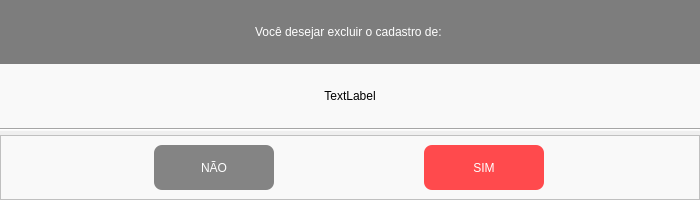
<?xml version="1.0" encoding="UTF-8"?>
<ui version="4.0">
 <class>MainWindow</class>
 <widget class="QMainWindow" name="MainWindow">
  <property name="geometry">
   <rect>
    <x>0</x>
    <y>0</y>
    <width>700</width>
    <height>200</height>
   </rect>
  </property>
  <property name="minimumSize">
   <size>
    <width>700</width>
    <height>200</height>
   </size>
  </property>
  <property name="maximumSize">
   <size>
    <width>700</width>
    <height>200</height>
   </size>
  </property>
  <property name="windowTitle">
   <string>RH - CONSULTA</string>
  </property>
  <property name="windowIcon">
   <iconset>
    <normaloff>Rrh-icon.ico</normaloff>Rrh-icon.ico</iconset>
  </property>
  <widget class="QWidget" name="centralwidget">
   <layout class="QVBoxLayout" name="verticalLayout">
    <property name="spacing">
     <number>4</number>
    </property>
    <property name="leftMargin">
     <number>0</number>
    </property>
    <property name="topMargin">
     <number>0</number>
    </property>
    <property name="rightMargin">
     <number>0</number>
    </property>
    <property name="bottomMargin">
     <number>0</number>
    </property>
    <item>
     <widget class="QFrame" name="frame_2">
      <property name="styleSheet">
       <string notr="true">background-color: rgb(249, 249, 249);</string>
      </property>
      <property name="frameShape">
       <enum>QFrame::NoFrame</enum>
      </property>
      <property name="frameShadow">
       <enum>QFrame::Raised</enum>
      </property>
      <layout class="QVBoxLayout" name="verticalLayout_2">
       <property name="spacing">
        <number>0</number>
       </property>
       <property name="leftMargin">
        <number>0</number>
       </property>
       <property name="topMargin">
        <number>0</number>
       </property>
       <property name="rightMargin">
        <number>0</number>
       </property>
       <property name="bottomMargin">
        <number>0</number>
       </property>
       <item>
        <widget class="QLabel" name="label_2">
         <property name="styleSheet">
          <string notr="true">color: rgb(255, 255, 255);
background-color: rgb(125, 125, 125);
font: 63 15pt &quot;Yu Gothic UI Semibold&quot;;</string>
         </property>
         <property name="text">
          <string>Você desejar excluir o cadastro de: </string>
         </property>
         <property name="alignment">
          <set>Qt::AlignCenter</set>
         </property>
        </widget>
       </item>
       <item>
        <widget class="QLabel" name="label_3">
         <property name="styleSheet">
          <string notr="true">text-transform: uppercase;
font: 63 12pt &quot;Yu Gothic UI Semibold&quot;;</string>
         </property>
         <property name="frameShape">
          <enum>QFrame::NoFrame</enum>
         </property>
         <property name="text">
          <string>TextLabel</string>
         </property>
         <property name="alignment">
          <set>Qt::AlignCenter</set>
         </property>
        </widget>
       </item>
       <item>
        <widget class="Line" name="line">
         <property name="orientation">
          <enum>Qt::Horizontal</enum>
         </property>
        </widget>
       </item>
      </layout>
     </widget>
    </item>
    <item>
     <widget class="QFrame" name="frame_3">
      <property name="maximumSize">
       <size>
        <width>16777215</width>
        <height>65</height>
       </size>
      </property>
      <property name="styleSheet">
       <string notr="true">background-color: rgb(249, 249, 249);</string>
      </property>
      <property name="frameShape">
       <enum>QFrame::StyledPanel</enum>
      </property>
      <property name="frameShadow">
       <enum>QFrame::Raised</enum>
      </property>
      <layout class="QHBoxLayout" name="horizontalLayout_2">
       <property name="spacing">
        <number>0</number>
       </property>
       <property name="leftMargin">
        <number>0</number>
       </property>
       <property name="topMargin">
        <number>0</number>
       </property>
       <property name="rightMargin">
        <number>0</number>
       </property>
       <property name="bottomMargin">
        <number>0</number>
       </property>
       <item>
        <widget class="QStackedWidget" name="stackedWidget">
         <property name="currentIndex">
          <number>0</number>
         </property>
         <widget class="QWidget" name="page">
          <layout class="QHBoxLayout" name="horizontalLayout">
           <item>
            <widget class="QPushButton" name="nao">
             <property name="minimumSize">
              <size>
               <width>120</width>
               <height>0</height>
              </size>
             </property>
             <property name="maximumSize">
              <size>
               <width>120</width>
               <height>50</height>
              </size>
             </property>
             <property name="styleSheet">
              <string notr="true">QPushButton{
	border-radius: 8px;
	background-color: rgb(132, 132, 132);
	color: rgb(255, 255, 255);
	font: 63 12pt &quot;Yu Gothic UI Semibold&quot;;
}
QPushButton:hover{
	background-color: rgb(152, 152, 152);
	color: rgb(255, 255, 255);
}
QPushButton:pressed{
	background-color: rgb(159, 159, 159);
	color: rgb(255, 255, 255);
}</string>
             </property>
             <property name="text">
              <string>NÃO</string>
             </property>
             <property name="autoDefault">
              <bool>false</bool>
             </property>
             <property name="default">
              <bool>false</bool>
             </property>
            </widget>
           </item>
           <item>
            <widget class="QPushButton" name="sim">
             <property name="minimumSize">
              <size>
               <width>120</width>
               <height>0</height>
              </size>
             </property>
             <property name="maximumSize">
              <size>
               <width>120</width>
               <height>50</height>
              </size>
             </property>
             <property name="styleSheet">
              <string notr="true">QPushButton{
	border-radius: 8px;
	color: rgb(255, 255, 255);
	background-color: rgb(255, 74, 77);
	font: 63 12pt &quot;Yu Gothic UI Semibold&quot;;
}
QPushButton:hover{
	background-color: rgb(255, 50, 50);
	color: rgb(255, 255, 255);
}
QPushButton:pressed{
	background-color: rgb(159, 159, 159);
	color: rgb(255, 255, 255);
}</string>
             </property>
             <property name="text">
              <string>SIM</string>
             </property>
             <property name="autoDefault">
              <bool>false</bool>
             </property>
             <property name="default">
              <bool>false</bool>
             </property>
            </widget>
           </item>
          </layout>
         </widget>
         <widget class="QWidget" name="page_2">
          <layout class="QHBoxLayout" name="horizontalLayout_3">
           <item>
            <widget class="QPushButton" name="nao_2">
             <property name="minimumSize">
              <size>
               <width>120</width>
               <height>0</height>
              </size>
             </property>
             <property name="maximumSize">
              <size>
               <width>120</width>
               <height>50</height>
              </size>
             </property>
             <property name="styleSheet">
              <string notr="true">QPushButton{
	border-radius: 8px;
	background-color: rgb(132, 132, 132);
	color: rgb(255, 255, 255);
	font: 63 12pt &quot;Yu Gothic UI Semibold&quot;;
}
QPushButton:hover{
	background-color: rgb(152, 152, 152);
	color: rgb(255, 255, 255);
}
QPushButton:pressed{
	background-color: rgb(159, 159, 159);
	color: rgb(255, 255, 255);
}</string>
             </property>
             <property name="text">
              <string>NÃO</string>
             </property>
            </widget>
           </item>
           <item>
            <widget class="QPushButton" name="sim_2">
             <property name="minimumSize">
              <size>
               <width>120</width>
               <height>0</height>
              </size>
             </property>
             <property name="maximumSize">
              <size>
               <width>120</width>
               <height>50</height>
              </size>
             </property>
             <property name="styleSheet">
              <string notr="true">QPushButton{
	border-radius: 8px;
	color: rgb(255, 255, 255);
	background-color: rgb(255, 74, 77);
	font: 63 12pt &quot;Yu Gothic UI Semibold&quot;;
}
QPushButton:hover{
	background-color: rgb(255, 50, 50);
	color: rgb(255, 255, 255);
}
QPushButton:pressed{
	background-color: rgb(159, 159, 159);
	color: rgb(255, 255, 255);
}</string>
             </property>
             <property name="text">
              <string>SIM</string>
             </property>
            </widget>
           </item>
          </layout>
         </widget>
         <widget class="QWidget" name="page_3">
          <layout class="QHBoxLayout" name="horizontalLayout_4">
           <item>
            <widget class="QPushButton" name="nao_3">
             <property name="minimumSize">
              <size>
               <width>120</width>
               <height>0</height>
              </size>
             </property>
             <property name="maximumSize">
              <size>
               <width>120</width>
               <height>50</height>
              </size>
             </property>
             <property name="styleSheet">
              <string notr="true">QPushButton{
	border-radius: 8px;
	background-color: rgb(132, 132, 132);
	color: rgb(255, 255, 255);
	font: 63 12pt &quot;Yu Gothic UI Semibold&quot;;
}
QPushButton:hover{
	background-color: rgb(152, 152, 152);
	color: rgb(255, 255, 255);
}
QPushButton:pressed{
	background-color: rgb(159, 159, 159);
	color: rgb(255, 255, 255);
}</string>
             </property>
             <property name="text">
              <string>NÃO</string>
             </property>
            </widget>
           </item>
           <item>
            <widget class="QPushButton" name="sim_3">
             <property name="minimumSize">
              <size>
               <width>120</width>
               <height>0</height>
              </size>
             </property>
             <property name="maximumSize">
              <size>
               <width>120</width>
               <height>50</height>
              </size>
             </property>
             <property name="styleSheet">
              <string notr="true">QPushButton{
	border-radius: 8px;
	color: rgb(255, 255, 255);
	background-color: rgb(255, 74, 77);
	font: 63 12pt &quot;Yu Gothic UI Semibold&quot;;
}
QPushButton:hover{
	background-color: rgb(255, 50, 50);
	color: rgb(255, 255, 255);
}
QPushButton:pressed{
	background-color: rgb(159, 159, 159);
	color: rgb(255, 255, 255);
}</string>
             </property>
             <property name="text">
              <string>SIM</string>
             </property>
            </widget>
           </item>
          </layout>
         </widget>
         <widget class="QWidget" name="page_4">
          <layout class="QHBoxLayout" name="horizontalLayout_5">
           <item>
            <widget class="QPushButton" name="nao_4">
             <property name="minimumSize">
              <size>
               <width>120</width>
               <height>0</height>
              </size>
             </property>
             <property name="maximumSize">
              <size>
               <width>120</width>
               <height>50</height>
              </size>
             </property>
             <property name="styleSheet">
              <string notr="true">QPushButton{
	border-radius: 8px;
	background-color: rgb(132, 132, 132);
	color: rgb(255, 255, 255);
	font: 63 12pt &quot;Yu Gothic UI Semibold&quot;;
}
QPushButton:hover{
	background-color: rgb(152, 152, 152);
	color: rgb(255, 255, 255);
}
QPushButton:pressed{
	background-color: rgb(159, 159, 159);
	color: rgb(255, 255, 255);
}</string>
             </property>
             <property name="text">
              <string>NÃO</string>
             </property>
            </widget>
           </item>
           <item>
            <widget class="QPushButton" name="sim_4">
             <property name="minimumSize">
              <size>
               <width>120</width>
               <height>0</height>
              </size>
             </property>
             <property name="maximumSize">
              <size>
               <width>120</width>
               <height>50</height>
              </size>
             </property>
             <property name="styleSheet">
              <string notr="true">QPushButton{
	border-radius: 8px;
	color: rgb(255, 255, 255);
	background-color: rgb(255, 74, 77);
	font: 63 12pt &quot;Yu Gothic UI Semibold&quot;;
}
QPushButton:hover{
	background-color: rgb(255, 50, 50);
	color: rgb(255, 255, 255);
}
QPushButton:pressed{
	background-color: rgb(159, 159, 159);
	color: rgb(255, 255, 255);
}</string>
             </property>
             <property name="text">
              <string>SIM</string>
             </property>
            </widget>
           </item>
          </layout>
         </widget>
        </widget>
       </item>
      </layout>
     </widget>
    </item>
   </layout>
  </widget>
 </widget>
 <resources/>
 <connections/>
</ui>
